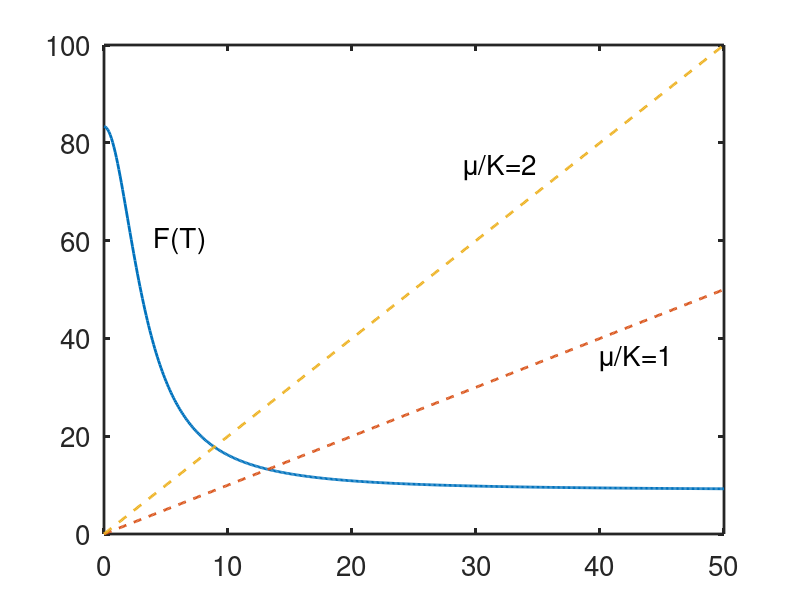

The MATLAB script that drew this image:
%  -------------------------------------------------------------------
%
%   The trp operon.
%
%   For Chapter 10, Section 10.2.4 of
%   Keener and Sneyd, Mathematical Physiology, 3rd Edition, Springer.
% 
%   Written by James Keener and James Sneyd.
% 
%  ------------------------------------------------------------------- 

clear all
close all
clc
set(0,                           ...
   'defaultaxesfontsize', 20,   ...
   'defaultaxeslinewidth', 2.0, ...
 'defaultlinelinewidth', 2.0);

krat=500;
konrat=5;
krrat=50;
ktrat=100;
mbyk1=1;
mbk2=2;

T=[0:.1:50];
R = T.^2./(ktrat+T.^2);

F = krat./(1+konrat+krrat*R);
 
figure(1)
plot(T,F,T,mbyk1*T,'--',T,mbk2*T,'--')

text(4,60,'F(T)','fontsize',20)
text(29,75,'\mu/K=2','fontsize',20)
text(40,36,'\mu/K=1','fontsize',20)


